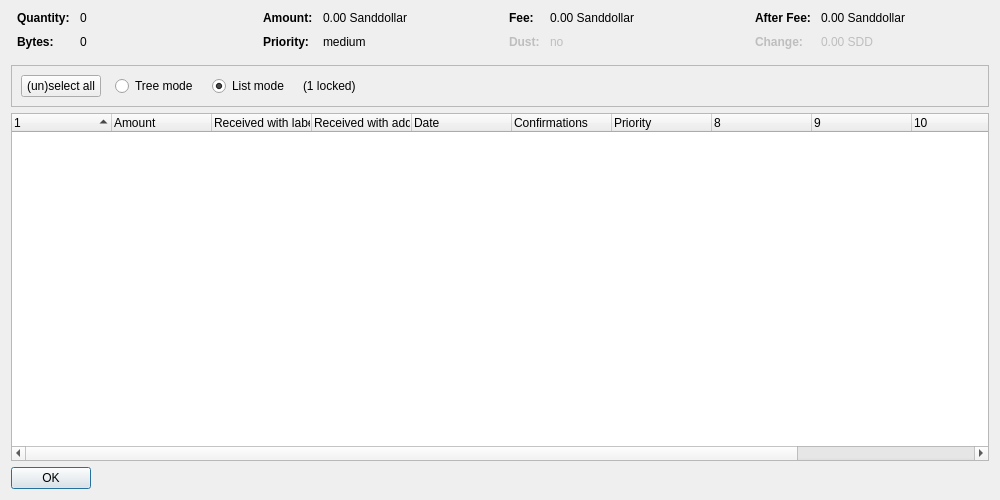
<?xml version="1.0" encoding="UTF-8"?>
<ui version="4.0">
 <class>CoinControlDialog</class>
 <widget class="QDialog" name="CoinControlDialog">
  <property name="geometry">
   <rect>
    <x>0</x>
    <y>0</y>
    <width>1000</width>
    <height>500</height>
   </rect>
  </property>
  <property name="windowTitle">
   <string>Coin Selection</string>
  </property>
  <layout class="QVBoxLayout" name="verticalLayout">
   <item>
    <layout class="QHBoxLayout" name="horizontalLayoutTop" stretch="0,0,0,0">
     <property name="topMargin">
      <number>0</number>
     </property>
     <property name="bottomMargin">
      <number>10</number>
     </property>
     <item>
      <layout class="QFormLayout" name="formLayoutCoinControl1">
       <property name="horizontalSpacing">
        <number>10</number>
       </property>
       <property name="verticalSpacing">
        <number>10</number>
       </property>
       <property name="leftMargin">
        <number>6</number>
       </property>
       <property name="rightMargin">
        <number>6</number>
       </property>
       <item row="0" column="0">
        <widget class="QLabel" name="labelCoinControlQuantityText">
         <property name="font">
          <font>
           <weight>75</weight>
           <bold>true</bold>
          </font>
         </property>
         <property name="text">
          <string>Quantity:</string>
         </property>
        </widget>
       </item>
       <item row="0" column="1">
        <widget class="QLabel" name="labelCoinControlQuantity">
         <property name="cursor">
          <cursorShape>IBeamCursor</cursorShape>
         </property>
         <property name="contextMenuPolicy">
          <enum>Qt::ActionsContextMenu</enum>
         </property>
         <property name="text">
          <string notr="true">0</string>
         </property>
         <property name="textInteractionFlags">
          <set>Qt::LinksAccessibleByMouse|Qt::TextSelectableByKeyboard|Qt::TextSelectableByMouse</set>
         </property>
        </widget>
       </item>
       <item row="1" column="0">
        <widget class="QLabel" name="labelCoinControlBytesText">
         <property name="font">
          <font>
           <weight>75</weight>
           <bold>true</bold>
          </font>
         </property>
         <property name="text">
          <string>Bytes:</string>
         </property>
        </widget>
       </item>
       <item row="1" column="1">
        <widget class="QLabel" name="labelCoinControlBytes">
         <property name="cursor">
          <cursorShape>IBeamCursor</cursorShape>
         </property>
         <property name="contextMenuPolicy">
          <enum>Qt::ActionsContextMenu</enum>
         </property>
         <property name="text">
          <string notr="true">0</string>
         </property>
         <property name="textInteractionFlags">
          <set>Qt::LinksAccessibleByMouse|Qt::TextSelectableByKeyboard|Qt::TextSelectableByMouse</set>
         </property>
        </widget>
       </item>
      </layout>
     </item>
     <item>
      <layout class="QFormLayout" name="formLayoutCoinControl2">
       <property name="horizontalSpacing">
        <number>10</number>
       </property>
       <property name="verticalSpacing">
        <number>10</number>
       </property>
       <property name="leftMargin">
        <number>6</number>
       </property>
       <property name="rightMargin">
        <number>6</number>
       </property>
       <item row="0" column="0">
        <widget class="QLabel" name="labelCoinControlAmountText">
         <property name="font">
          <font>
           <weight>75</weight>
           <bold>true</bold>
          </font>
         </property>
         <property name="text">
          <string>Amount:</string>
         </property>
        </widget>
       </item>
       <item row="0" column="1">
        <widget class="QLabel" name="labelCoinControlAmount">
         <property name="cursor">
          <cursorShape>IBeamCursor</cursorShape>
         </property>
         <property name="contextMenuPolicy">
          <enum>Qt::ActionsContextMenu</enum>
         </property>
         <property name="text">
          <string notr="true">0.00 Sanddollar</string>
         </property>
         <property name="textInteractionFlags">
          <set>Qt::LinksAccessibleByMouse|Qt::TextSelectableByKeyboard|Qt::TextSelectableByMouse</set>
         </property>
        </widget>
       </item>
       <item row="1" column="0">
        <widget class="QLabel" name="labelCoinControlPriorityText">
         <property name="font">
          <font>
           <weight>75</weight>
           <bold>true</bold>
          </font>
         </property>
         <property name="text">
          <string>Priority:</string>
         </property>
        </widget>
       </item>
       <item row="1" column="1">
        <widget class="QLabel" name="labelCoinControlPriority">
         <property name="cursor">
          <cursorShape>IBeamCursor</cursorShape>
         </property>
         <property name="contextMenuPolicy">
          <enum>Qt::ActionsContextMenu</enum>
         </property>
         <property name="text">
          <string notr="true">medium</string>
         </property>
         <property name="textInteractionFlags">
          <set>Qt::LinksAccessibleByMouse|Qt::TextSelectableByKeyboard|Qt::TextSelectableByMouse</set>
         </property>
        </widget>
       </item>
      </layout>
     </item>
     <item>
      <layout class="QFormLayout" name="formLayoutCoinControl3">
       <property name="horizontalSpacing">
        <number>10</number>
       </property>
       <property name="verticalSpacing">
        <number>10</number>
       </property>
       <property name="leftMargin">
        <number>6</number>
       </property>
       <property name="rightMargin">
        <number>6</number>
       </property>
       <item row="0" column="0">
        <widget class="QLabel" name="labelCoinControlFeeText">
         <property name="font">
          <font>
           <weight>75</weight>
           <bold>true</bold>
          </font>
         </property>
         <property name="text">
          <string>Fee:</string>
         </property>
        </widget>
       </item>
       <item row="0" column="1">
        <widget class="QLabel" name="labelCoinControlFee">
         <property name="cursor">
          <cursorShape>IBeamCursor</cursorShape>
         </property>
         <property name="contextMenuPolicy">
          <enum>Qt::ActionsContextMenu</enum>
         </property>
         <property name="text">
          <string notr="true">0.00 Sanddollar</string>
         </property>
         <property name="textInteractionFlags">
          <set>Qt::LinksAccessibleByMouse|Qt::TextSelectableByKeyboard|Qt::TextSelectableByMouse</set>
         </property>
        </widget>
       </item>
       <item row="1" column="0">
        <widget class="QLabel" name="labelCoinControlLowOutputText">
         <property name="enabled">
          <bool>false</bool>
         </property>
         <property name="font">
          <font>
           <weight>75</weight>
           <bold>true</bold>
          </font>
         </property>
         <property name="text">
          <string>Dust:</string>
         </property>
        </widget>
       </item>
       <item row="1" column="1">
        <widget class="QLabel" name="labelCoinControlLowOutput">
         <property name="enabled">
          <bool>false</bool>
         </property>
         <property name="cursor">
          <cursorShape>IBeamCursor</cursorShape>
         </property>
         <property name="contextMenuPolicy">
          <enum>Qt::ActionsContextMenu</enum>
         </property>
         <property name="text">
          <string notr="true">no</string>
         </property>
         <property name="textInteractionFlags">
          <set>Qt::LinksAccessibleByMouse|Qt::TextSelectableByKeyboard|Qt::TextSelectableByMouse</set>
         </property>
        </widget>
       </item>
      </layout>
     </item>
     <item>
      <layout class="QFormLayout" name="formLayoutCoinControl4">
       <property name="horizontalSpacing">
        <number>10</number>
       </property>
       <property name="verticalSpacing">
        <number>10</number>
       </property>
       <property name="leftMargin">
        <number>6</number>
       </property>
       <property name="rightMargin">
        <number>6</number>
       </property>
       <item row="0" column="0">
        <widget class="QLabel" name="labelCoinControlAfterFeeText">
         <property name="font">
          <font>
           <weight>75</weight>
           <bold>true</bold>
          </font>
         </property>
         <property name="text">
          <string>After Fee:</string>
         </property>
        </widget>
       </item>
       <item row="0" column="1">
        <widget class="QLabel" name="labelCoinControlAfterFee">
         <property name="cursor">
          <cursorShape>IBeamCursor</cursorShape>
         </property>
         <property name="contextMenuPolicy">
          <enum>Qt::ActionsContextMenu</enum>
         </property>
         <property name="text">
          <string notr="true">0.00 Sanddollar</string>
         </property>
         <property name="textInteractionFlags">
          <set>Qt::LinksAccessibleByMouse|Qt::TextSelectableByKeyboard|Qt::TextSelectableByMouse</set>
         </property>
        </widget>
       </item>
       <item row="1" column="0">
        <widget class="QLabel" name="labelCoinControlChangeText">
         <property name="enabled">
          <bool>false</bool>
         </property>
         <property name="font">
          <font>
           <weight>75</weight>
           <bold>true</bold>
          </font>
         </property>
         <property name="text">
          <string>Change:</string>
         </property>
        </widget>
       </item>
       <item row="1" column="1">
        <widget class="QLabel" name="labelCoinControlChange">
         <property name="enabled">
          <bool>false</bool>
         </property>
         <property name="cursor">
          <cursorShape>IBeamCursor</cursorShape>
         </property>
         <property name="contextMenuPolicy">
          <enum>Qt::ActionsContextMenu</enum>
         </property>
         <property name="text">
          <string notr="true">0.00 SDD</string>
         </property>
         <property name="textInteractionFlags">
          <set>Qt::LinksAccessibleByMouse|Qt::TextSelectableByKeyboard|Qt::TextSelectableByMouse</set>
         </property>
        </widget>
       </item>
      </layout>
     </item>
    </layout>
   </item>
   <item>
    <widget class="QFrame" name="frame">
     <property name="minimumSize">
      <size>
       <width>0</width>
       <height>40</height>
      </size>
     </property>
     <property name="frameShape">
      <enum>QFrame::StyledPanel</enum>
     </property>
     <property name="frameShadow">
      <enum>QFrame::Sunken</enum>
     </property>
     <layout class="QHBoxLayout" name="horizontalLayout">
      <item>
       <layout class="QHBoxLayout" name="horizontalLayoutPanel" stretch="0,0,0,0,0">
        <property name="spacing">
         <number>14</number>
        </property>
        <item>
         <widget class="QPushButton" name="pushButtonSelectAll">
          <property name="sizePolicy">
           <sizepolicy hsizetype="Maximum" vsizetype="Fixed">
            <horstretch>0</horstretch>
            <verstretch>0</verstretch>
           </sizepolicy>
          </property>
          <property name="text">
           <string>(un)select all</string>
          </property>
          <property name="autoDefault">
           <bool>false</bool>
          </property>
         </widget>
        </item>
        <item>
         <widget class="QRadioButton" name="radioTreeMode">
          <property name="sizePolicy">
           <sizepolicy hsizetype="Maximum" vsizetype="Fixed">
            <horstretch>0</horstretch>
            <verstretch>0</verstretch>
           </sizepolicy>
          </property>
          <property name="text">
           <string>Tree mode</string>
          </property>
         </widget>
        </item>
        <item>
         <widget class="QRadioButton" name="radioListMode">
          <property name="sizePolicy">
           <sizepolicy hsizetype="Maximum" vsizetype="Fixed">
            <horstretch>0</horstretch>
            <verstretch>0</verstretch>
           </sizepolicy>
          </property>
          <property name="text">
           <string>List mode</string>
          </property>
          <property name="checked">
           <bool>true</bool>
          </property>
         </widget>
        </item>
        <item>
         <widget class="QLabel" name="labelLocked">
          <property name="text">
           <string notr="true">(1 locked)</string>
          </property>
         </widget>
        </item>
        <item>
         <spacer name="horizontalSpacer">
          <property name="orientation">
           <enum>Qt::Horizontal</enum>
          </property>
          <property name="sizeHint" stdset="0">
           <size>
            <width>40</width>
            <height>20</height>
           </size>
          </property>
         </spacer>
        </item>
       </layout>
      </item>
     </layout>
    </widget>
   </item>
   <item>
    <widget class="CoinControlTreeWidget" name="treeWidget">
     <property name="contextMenuPolicy">
      <enum>Qt::CustomContextMenu</enum>
     </property>
     <property name="sortingEnabled">
      <bool>false</bool>
     </property>
     <property name="columnCount">
      <number>12</number>
     </property>
     <attribute name="headerShowSortIndicator" stdset="0">
      <bool>true</bool>
     </attribute>
     <attribute name="headerStretchLastSection">
      <bool>false</bool>
     </attribute>
     <column>
      <property name="text">
       <string/>
      </property>
     </column>
     <column>
      <property name="text">
       <string>Amount</string>
      </property>
     </column>
     <column>
      <property name="text">
       <string>Received with label</string>
      </property>
     </column>
     <column>
      <property name="text">
       <string>Received with address</string>
      </property>
     </column>
     <column>
      <property name="text">
       <string>Date</string>
      </property>
     </column>
     <column>
      <property name="text">
       <string>Confirmations</string>
      </property>
      <property name="toolTip">
       <string>Confirmed</string>
      </property>
     </column>
     <column>
      <property name="text">
       <string>Priority</string>
      </property>
     </column>
     <column>
      <property name="text">
       <string/>
      </property>
     </column>
     <column>
      <property name="text">
       <string/>
      </property>
     </column>
     <column>
      <property name="text">
       <string/>
      </property>
     </column>
     <column>
      <property name="text">
       <string/>
      </property>
     </column>
     <column>
      <property name="text">
       <string/>
      </property>
     </column>
    </widget>
   </item>
   <item>
    <widget class="QDialogButtonBox" name="buttonBox">
     <property name="sizePolicy">
      <sizepolicy hsizetype="Maximum" vsizetype="Fixed">
       <horstretch>0</horstretch>
       <verstretch>0</verstretch>
      </sizepolicy>
     </property>
     <property name="orientation">
      <enum>Qt::Horizontal</enum>
     </property>
     <property name="standardButtons">
      <set>QDialogButtonBox::Ok</set>
     </property>
    </widget>
   </item>
  </layout>
 </widget>
 <customwidgets>
  <customwidget>
   <class>CoinControlTreeWidget</class>
   <extends>QTreeWidget</extends>
   <header>coincontroltreewidget.h</header>
  </customwidget>
 </customwidgets>
 <resources/>
 <connections/>
</ui>
